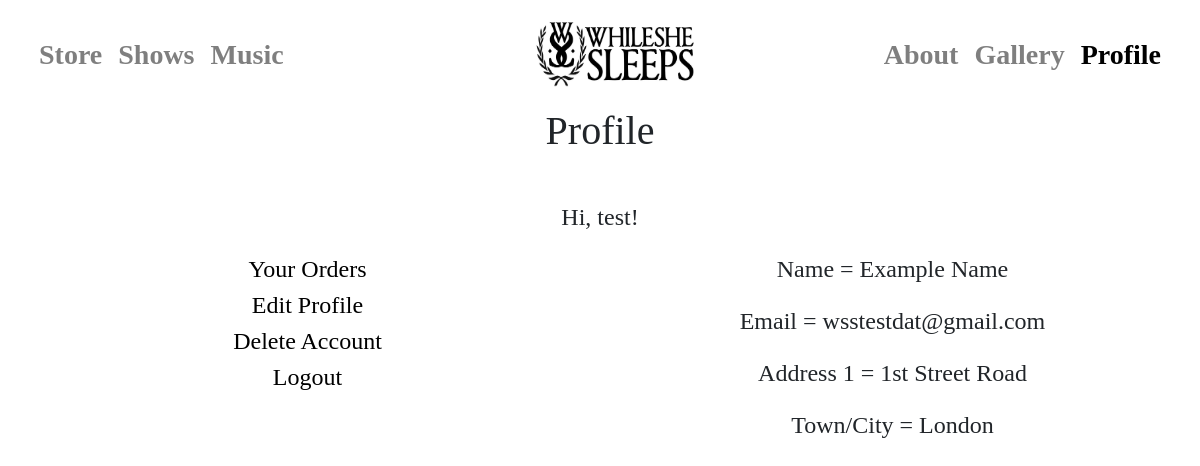
The app's page /user/test (signed in), older data.
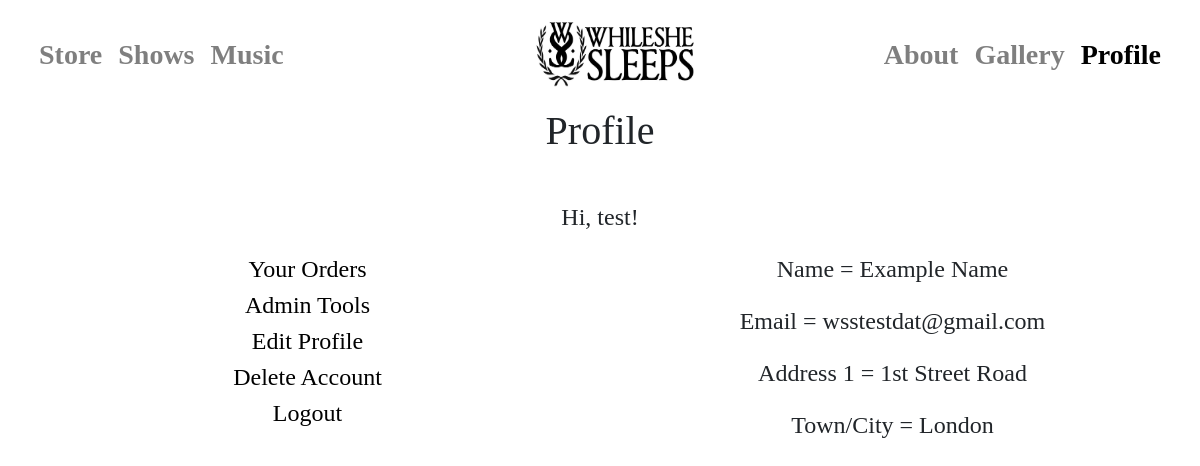
The same page, newer data.
### app/models.py (models this page shows, shortened)
class User(UserMixin, db.Model):
    id = db.Column(db.Integer, primary_key=True)
    username = db.Column(db.String(64), index=True, unique=True)
    email = db.Column(db.String(120), index=True, unique=True)
    password_hash = db.Column(db.String(128))
    name = db.Column(db.String(40), index=True)
    address1 = db.Column(db.String(40), index=True)
    address2 = db.Column(db.String(40), index=True)
    towncity = db.Column(db.String(40), index=True)
    postcode = db.Column(db.String(40), index=True)
    accesslevel = db.Column(db.Integer, index=True)
    card = db.Column(db.String)

### app/routes.py (the view)
@app.route("/user/<username>")                                       # Profile Page
@login_required                                                      # Parameters: username   Returns: profile.html file and passes in username
def profile(username):                                               # and user database
    return render_template("user/profile.html", title="Profile-", user=User.query.all(), the_username=username)

### app/models.py (called while the page is built)
@login.user_loader
def load_user(the_id):
    return User.query.get(int(the_id))

### app/templates/user/profile.html (shortened to what this page needs)
{% extends "layout.html" %}
{% block body %}
    <div class="text-center" style="font-size: 150%">
    <h1 style="font-family: Rockwell">Profile</h1>
    <br>
    {% for i in user %}
        {% if i.username == current_user.username %}
        <p style="font-family: 'Myriad Pro'">Hi, {{ current_user.username }}!</p>
            <div class="text-center" style="float: left;width: 50%">
                <a id="word" href="{{ url_for("the_orders") }}">Your Orders</a><br>
                {% if i.accesslevel >= 2 %}
                    <a id="word" href="/admin">Admin Tools</a><br>
                {% endif %}
        <a id="word" href="/edit">Edit Profile</a><br>
            <a id="word" href="/user/delete">Delete Account</a><br>
        <a id="word" href="/logout">Logout</a>
            </div>
        <div class="text-center" style="float: left;width: 50%; font-family: 'Myriad Pro'">
            {% if i.name %}
                <p>Name = {{ i.name }}</p>
                {% endif %}
            {% if i.email %}
                <p>Email = {{ i.email }}</p>
                {% endif %}
            {% if i.address1 %}
            <p>Address 1 = {{ i.address1 }}</p>
                {% endif %}
            {% if i.towncity %}
            <p>Town/City = {{ i.towncity }}</p>
                {% endif %}
        {% endif %}
    {% endfor %}
        </div>
    </div>
{% endblock %}

Row changes from the older to the newer data that the page shows:
changed User "test": now shows "Admin Tools"
